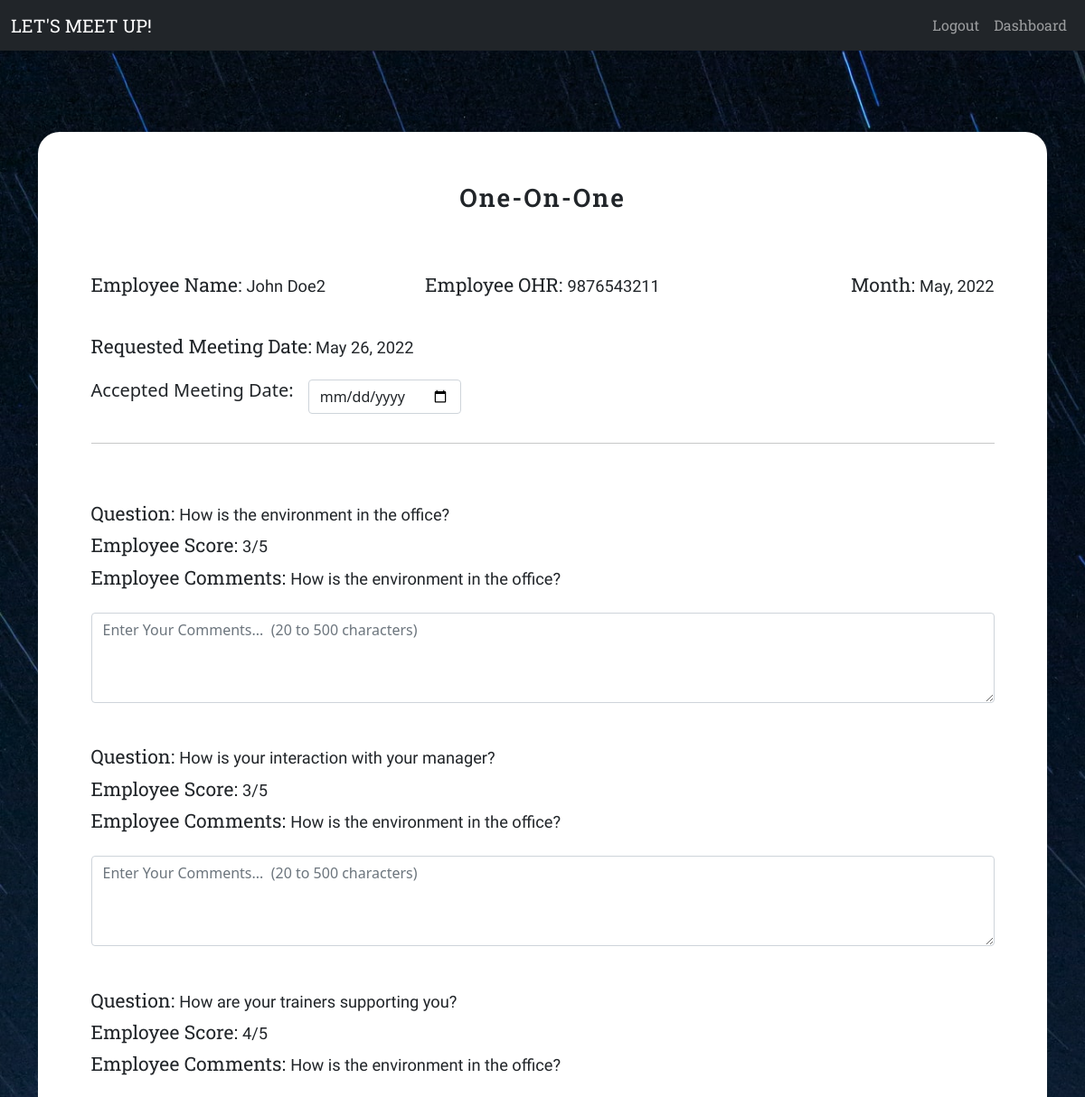
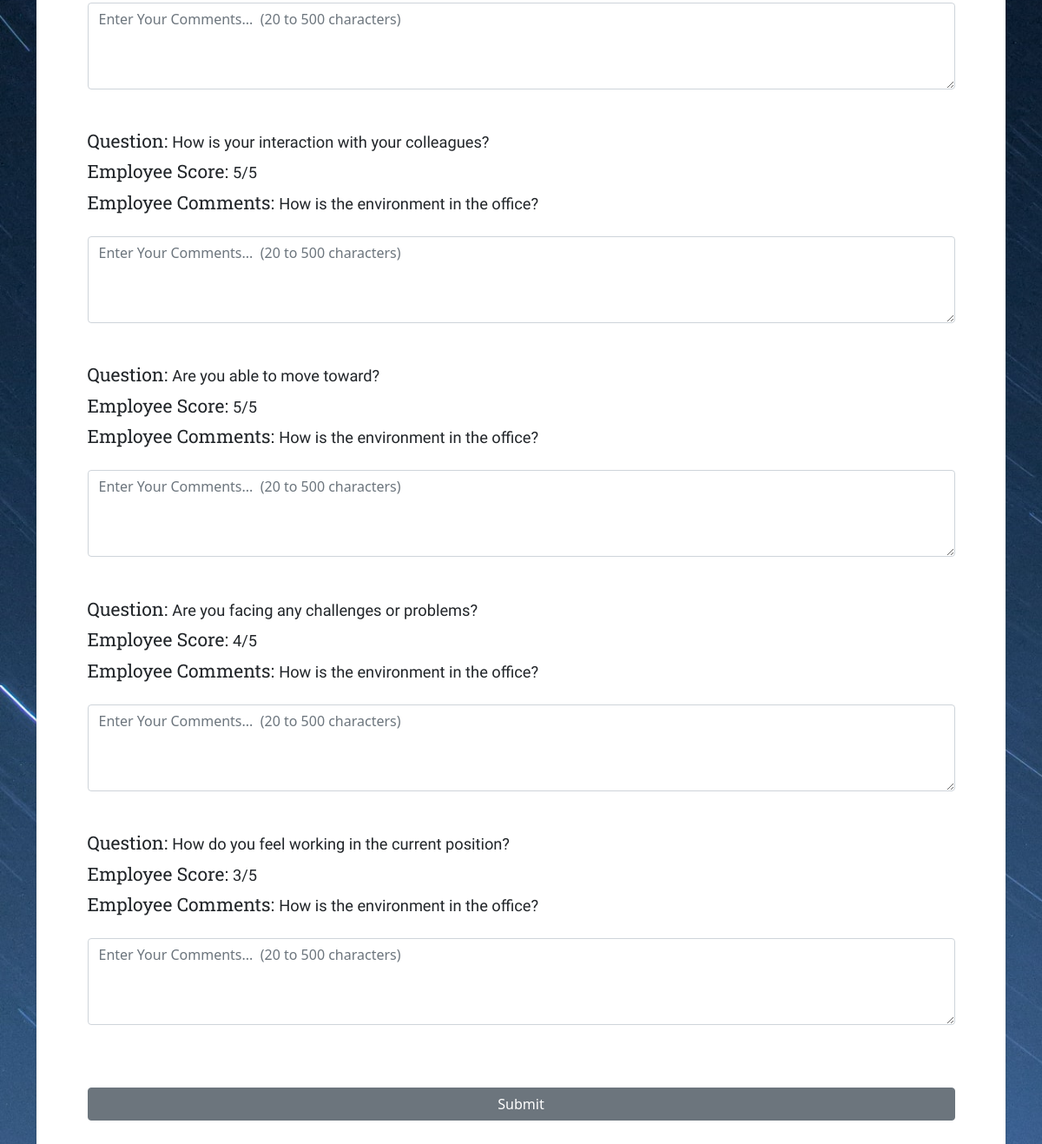
The app's page /open_meetings2/?meet_id=2 (signed in) with its own data (2 pictures, top to bottom).
### main.py (models this page shows)
class User(UserMixin, db.Model):
    __tablename__ = 'users'
    id = db.Column(db.Integer, primary_key=True)
    name = db.Column(db.String(60), nullable=False)
    ohr = db.Column(db.String(20), unique=True, nullable=False)
    work_process = db.Column(db.String(50), nullable=False)
    band = db.Column(db.String(20), nullable=False)
    manager_name = db.Column(db.String(60), nullable=True)
    manager_ohr = db.Column(db.String(60), nullable=True)
    password = db.Column(db.String(1500), nullable=False)
    meeting_data = relationship("MeetingData", back_populates='user')

class MeetingData(db.Model):
    __tablename__ = 'meetingdata'
    id = db.Column(db.Integer, primary_key=True)
    user_id = db.Column(db.Integer, db.ForeignKey('users.id'))
    user = relationship("User", back_populates="meeting_data")
    current_month = db.Column(db.String(30))
    manager_name = db.Column(db.String(50))
    manager_ohr = db.Column(db.String(50))
    requested_meeting_date = db.Column(db.String(50))
    accepted_meeting_date = db.Column(db.String(50))
    question1 = db.Column(db.String(100))
    emp_comment1 = db.Column(db.String(502))
    manager_comment1 = db.Column(db.String(502))
    rating1 = db.Column(db.Integer)
    question2 = db.Column(db.String(100))
    emp_comment2 = db.Column(db.String(502))
    manager_comment2 = db.Column(db.String(502))
    rating2 = db.Column(db.Integer)
    question3 = db.Column(db.String(100))
    emp_comment3 = db.Column(db.String(502))
    manager_comment3 = db.Column(db.String(502))
    rating3 = db.Column(db.Integer)
    question4 = db.Column(db.String(100))
    emp_comment4 = db.Column(db.String(502))
    manager_comment4 = db.Column(db.String(502))
    rating4 = db.Column(db.Integer)
    question5 = db.Column(db.String(100))
    emp_comment5 = db.Column(db.String(502))
    manager_comment5 = db.Column(db.String(502))
    rating5 = db.Column(db.Integer)
    question6 = db.Column(db.String(100))
    emp_comment6 = db.Column(db.String(502))
    manager_comment6 = db.Column(db.String(502))
    rating6 = db.Column(db.Integer)
    question7 = db.Column(db.String(100))
    emp_comment7 = db.Column(db.String(502))
    manager_comment7 = db.Column(db.String(502))
    rating7 = db.Column(db.Integer)
    score = db.Column(db.Float)
    loc = db.Column(db.Integer)

### main.py (the view, shortened to what this page needs)
@app.route('/open_meetings2/', methods=['GET', 'POST'])
def open_meetings2():
    if current_user.band != 'Band 5':
        meeting_id = int(request.args.get('meet_id'))
        meet_data = MeetingData.query.get(meeting_id)
        form = OOOForm2()
        return render_template('meetings/meeting_manager_comment.html', form=form, meeting_data=meet_data,
                               user_active=current_user.is_active)
    else:
        meeting_id = request.args.get('meet_id')
        return redirect(url_for('open_meetings', meet_id=meeting_id))

### web_forms.py
class OOOForm2(FlaskForm):
    m1 = TextAreaField('Manager Comments', validators=[DataRequired(), Length(min=20, max=500)])
    m2 = TextAreaField('Manager Comments', validators=[DataRequired(), Length(min=20, max=500)])
    m3 = TextAreaField('Manager Comments', validators=[DataRequired(), Length(min=20, max=500)])
    m4 = TextAreaField('Manager Comments', validators=[DataRequired(), Length(min=20, max=500)])
    m5 = TextAreaField('Manager Comments', validators=[DataRequired(), Length(min=20, max=500)])
    m6 = TextAreaField('Manager Comments', validators=[DataRequired(), Length(min=20, max=500)])
    m7 = TextAreaField('Manager Comments', validators=[DataRequired(), Length(min=20, max=500)])
    submit = SubmitField('Submit')

### main.py (called while the page is built)
@login_manager.user_loader
def load_user(user_id):
    return User.query.get(int(user_id))

### templates/meetings/meeting_manager_comment.html (shortened to what this page needs)
{% extends './base.html' %}
{% block custom_css %}<link href="{{ url_for('static', filename='css/ooo_form.css') }}" rel="stylesheet">{% endblock %}
{% block content %}
<div class="container body-normal-content-div">
    <div class="form-box-div">
        <div class="row col-md-11 mx-auto">
    <form method="POST" role="form" action="{{ url_for('open_meetings2', meet_id=meeting_data.id) }}">
        <h3 class="form-welcome-text">One-On-One</h3>
        <div class="row form-emp-info">
            <div class="col">
                <h5 class="d-inline">Employee Name: </h5><span>{{ meeting_data.user.name }}</span>
            </div>
            <div class="col text-center">
                <h5 class="d-inline">Employee OHR: </h5><span>{{ meeting_data.user.ohr }}</span>
            </div>
            <div class="col text-end">
                <h5 class="d-inline">Month: </h5><span>{{ meeting_data.current_month }}</span>
            </div>
        </div>
        <div class="row mt-4 pt-3 form-emp-info">
            <div class="col">
                <h5 class="d-inline-block">Requested Meeting Date: </h5><span> {{ meeting_data.requested_meeting_date }}</span>
            </div>
        </div>
        <div class="col mt-3">
            <div class="input-group">
                <h5>Accepted Meeting Date: </h5>
                <input type="date" class="mx-3 mb-3" id="meeting_date" name="meeting_date" required>
            </div>
        </div>
        <hr class="separator">
        <div class="question_div">
            <div class="pb-2"><span class="h5 ques">Question: </span><span class="ans">{{ meeting_data.question1 }}</span></div>
            <div class="pb-2"><span class="h5 ques">Employee Score: </span><span class="ans">{{ meeting_data.rating1 }}/5</span></div>
            <div class="pb-4"><span class="h5 ques">Employee Comments: </span><span class="ans">{{ meeting_data.emp_comment1 }}</span></div>
            {{ form.m1(class_="form-control ooo-form-textarea", placeholder="Enter Your Comments...  (20 to 500 characters)", maxlength="500") }}
        </div>
        <div class="question_div">
            <div class="pb-2"><span class="h5 ques">Question: </span><span class="ans">{{ meeting_data.question2 }}</span></div>
            <div class="pb-2"><span class="h5 ques">Employee Score: </span><span class="ans">{{ meeting_data.rating2 }}/5</span></div>
            <div class="pb-4"><span class="h5 ques">Employee Comments: </span><span class="ans">{{ meeting_data.emp_comment2 }}</span></div>
            {{ form.m2(class_="form-control ooo-form-textarea", placeholder="Enter Your Comments...  (20 to 500 characters)", maxlength="500") }}
        </div>
        <div class="question_div">
            <div class="pb-2"><span class="h5 ques">Question: </span><span class="ans">{{ meeting_data.question3 }}</span></div>
            <div class="pb-2"><span class="h5 ques">Employee Score: </span><span class="ans">{{ meeting_data.rating3 }}/5</span></div>
            <div class="pb-4"><span class="h5 ques">Employee Comments: </span><span class="ans">{{ meeting_data.emp_comment3 }}</span></div>
            {{ form.m3(class_="form-control ooo-form-textarea", placeholder="Enter Your Comments...  (20 to 500 characters)", maxlength="500") }}
        </div>
        <div class="question_div">
            <div class="pb-2"><span class="h5 ques">Question: </span><span class="ans">{{ meeting_data.question4 }}</span></div>
            <div class="pb-2"><span class="h5 ques">Employee Score: </span><span class="ans">{{ meeting_data.rating4 }}/5</span></div>
            <div class="pb-4"><span class="h5 ques">Employee Comments: </span><span class="ans">{{ meeting_data.emp_comment4 }}</span></div>
            {{ form.m4(class_="form-control ooo-form-textarea", placeholder="Enter Your Comments...  (20 to 500 characters)", maxlength="500") }}
        </div>
        <div class="question_div">
            <div class="pb-2"><span class="h5 ques">Question: </span><span class="ans">{{ meeting_data.question5 }}</span></div>
            <div class="pb-2"><span class="h5 ques">Employee Score: </span><span class="ans">{{ meeting_data.rating5 }}/5</span></div>
            <div class="pb-4"><span class="h5 ques">Employee Comments: </span><span class="ans">{{ meeting_data.emp_comment5 }}</span></div>
            {{ form.m5(class_="form-control ooo-form-textarea", placeholder="Enter Your Comments...  (20 to 500 characters)", maxlength="500") }}
        </div>
        <div class="question_div">
            <div class="pb-2"><span class="h5 ques">Question: </span><span class="ans">{{ meeting_data.question6 }}</span></div>
            <div class="pb-2"><span class="h5 ques">Employee Score: </span><span class="ans">{{ meeting_data.rating6 }}/5</span></div>
            <div class="pb-4"><span class="h5 ques">Employee Comments: </span><span class="ans">{{ meeting_data.emp_comment6 }}</span></div>
            {{ form.m6(class_="form-control ooo-form-textarea", placeholder="Enter Your Comments...  (20 to 500 characters)", maxlength="500") }}
        </div>
        <div class="question_div">
            <div class="pb-2"><span class="h5 ques">Question: </span><span class="ans">{{ meeting_data.question7 }}</span></div>
            <div class="pb-2"><span class="h5 ques">Employee Score: </span><span class="ans">{{ meeting_data.rating7 }}/5</span></div>
            <div class="pb-4"><span class="h5 ques">Employee Comments: </span><span class="ans">{{ meeting_data.emp_comment7 }}</span></div>
            {{ form.m7(class_="form-control ooo-form-textarea", placeholder="Enter Your Comments...  (20 to 500 characters)", maxlength="500") }}
        </div>
        <div class="text-center d-grid gap-2">
            {{ form.submit(class="btn btn-secondary my-4", id="OOO-form2 form-button") }}
        </div>
    </form>
    </div>
    </div>
</div>
{% endblock %}

### static/css/base.css (style rules this page uses)
.body-normal-content-div { padding-top: 7.5%; }

### static/css/ooo_form.css (style rules this page uses)
body { background-image: url('../Images/OOO_form_bg.jpg'); background-repeat: no-repeat; background-size: cover; }
.form-box-div { box-shadow: rgba(60, 64, 67, 0.3) 0px 1px 2px 0px, rgba(60, 64, 67, 0.15) 0px 1px 3px 1px; padding: 5% 0; background-color: #fff; border-radius: 24px; margin-bottom: 7.5%; }
.form-welcome-text { padding-bottom: 6%; text-align: center; letter-spacing: 2px; font-family: 'Roboto Slab', serif; font-weight: 600; }
#meeting_date { padding: 0.375rem 0.75rem; font-size: 1rem; font-weight: 400; line-height: 1.5; color: #212529; background-color: #fff; background-clip: padding-box; border: 1px solid #ced4da; appearance: none; border-radius: 0.25rem; transition: border-color .15s ease-in-out,box-shadow .15s ease-in-out; }
.form-emp-info h5 { font-family: 'Roboto Slab', serif; font-weight: 400; font-size: 1.32rem; }
.form-emp-info span { font-family: 'Oxygen', sans-serif; font-weight: 300; font-size: 1.14rem; }
.separator { margin-bottom: 6.5%; }
.question_div { margin-bottom: 4.74%; }
.ooo-form-textarea { height: 100px; }
.ques { font-family: 'Roboto Slab', serif; font-weight: 400; font-size: 1.32rem; }
.ans { font-family: 'Oxygen', sans-serif; font-weight: 300; font-size: 1.14rem; }

### records on screen
User: user.name "John Doe2", user.ohr "9876543211"
MeetingData: current_month "May, 2022", requested_meeting_date "May 26, 2022", question1 "How is the environment in the office?", rating1 "3", emp_comment1 "How is the environment in the office?", question2 "How is your interaction with your manager?", rating2 "3", emp_comment2 "How is the environment in the office?", question3 "How are your trainers supporting you?", rating3 "4", emp_comment3 "How is the environment in the office?", question4 "How is your interaction with your colleagues?", rating4 "5", emp_comment4 "How is the environment in the office?", question5 "Are you able to move toward?", rating5 "5", emp_comment5 "How is the environment in the office?", question6 "Are you facing any challenges or problems?", rating6 "4", emp_comment6 "How is the environment in the office?", question7 "How do you feel working in the current position?", rating7 "3", emp_comment7 "How is the environment in the office?"
